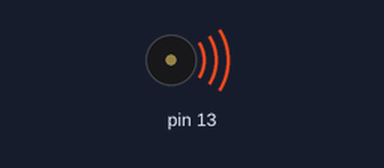
The sketch below on a simulated Arduino Uno, built with avr-gcc and run on an emulated ATmega328P. Shown: buzzer (waves = sounding).

Above: at 0.1 s.
At 20.3 s:
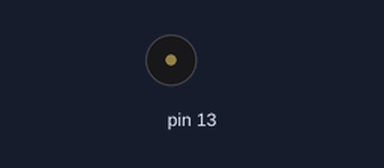
Timing chart, 0 to 21.8 s (numbered marks = the images above):
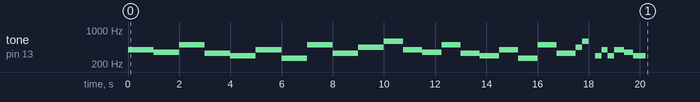

The sketch:

black_parade.ino
```cpp
const float songSpeed = 1.0;
#define NOTE_D5 587
#define NOTE_C4 262
#define NOTE_D4 294
#define NOTE_E4 330
#define NOTE_F4 349
#define NOTE_G4 392
#define NOTE_A4 440
#define NOTE_B4 494

// Music notes of the song, 0 is a rest/pulse
int notes[] = {
    NOTE_G4, NOTE_F4, NOTE_B4, NOTE_E4,
    NOTE_D4, NOTE_G4, NOTE_C4, NOTE_B4,
    NOTE_E4, NOTE_A4, NOTE_D5,


     NOTE_G4, NOTE_F4, NOTE_B4, NOTE_E4,
    NOTE_D4, NOTE_G4, NOTE_C4, NOTE_B4,
    NOTE_E4, NOTE_A4, NOTE_D5,0,

    NOTE_D4, NOTE_G4, NOTE_D4,
    NOTE_G4, NOTE_F4, NOTE_D4};

// Durations (in ms) of each music note of the song
// Quarter Note is 250 ms when songSpeed = 1.0
int durations[] = {
    1000, 1000, 1000, 1000,1000,
   1000, 1000, 1000, 1000, 1000,
   750, 750, 750, 750,750,
   750, 750, 750, 750, 750,
   250, 250, 250, 250, 250, 250};

void setup()
{
  const int totalNotes = sizeof(notes) / sizeof(int);
  for (int i = 0; i < totalNotes; i++)
  {
    const int currentNote = notes[i];
    float wait = durations[i] / songSpeed;
     if (currentNote != 0)
    {
      tone(13, notes[i], wait); // tone(pin, frequency, duration)
    }
      delay(wait);
  }
}

void loop()
{
}
```
